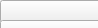
      <widget class="QWidget" name="colors">
       <property name="geometry">
        <rect>
         <x>0</x>
         <y>0</y>
         <width>98</width>
         <height>28</height>
        </rect>
       </property>
       <attribute name="label">
        <string>Colors</string>
       </attribute>
       <widget class="QPushButton" name="color">
        <property name="geometry">
         <rect>
          <x>0</x>
          <y>0</y>
          <width>261</width>
          <height>23</height>
         </rect>
        </property>
        <property name="text">
         <string>Color</string>
        </property>
       </widget>
       <widget class="QPushButton" name="huesweep">
        <property name="geometry">
         <rect>
          <x>0</x>
          <y>20</y>
          <width>261</width>
          <height>23</height>
         </rect>
        </property>
        <property name="text">
         <string>HueSweep</string>
        </property>
       </widget>
       <widget class="QPushButton" name="colorpulse">
        <property name="geometry">
         <rect>
          <x>0</x>
          <y>40</y>
          <width>261</width>
          <height>23</height>
         </rect>
        </property>
        <property name="text">
         <string>ColorPulse</string>
        </property>
       </widget>
       <widget class="QPushButton" name="colorsweep">
        <property name="geometry">
         <rect>
          <x>0</x>
          <y>60</y>
          <width>261</width>
          <height>23</height>
         </rect>
        </property>
        <property name="text">
         <string>ColorSweep</string>
        </property>
       </widget>
      </widget>
